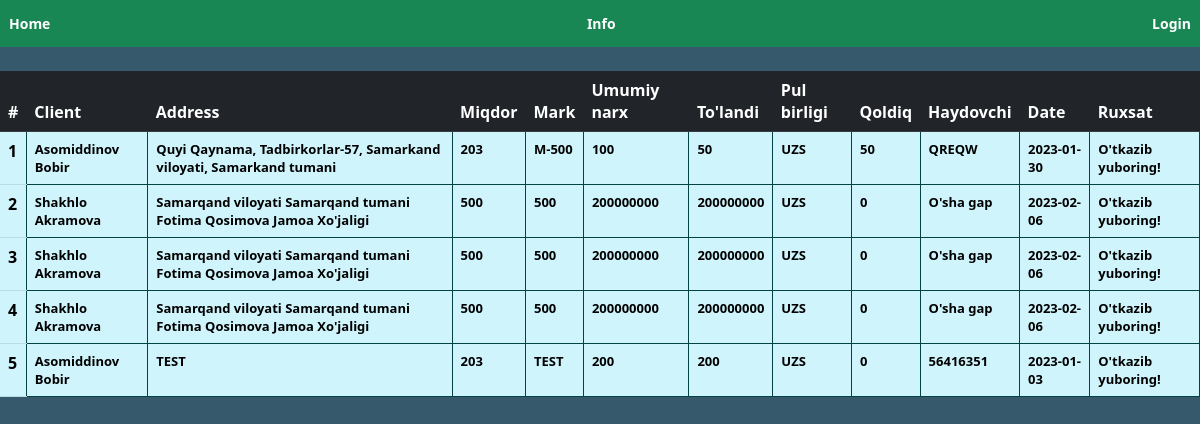
The page /info on the database as committed earlier.
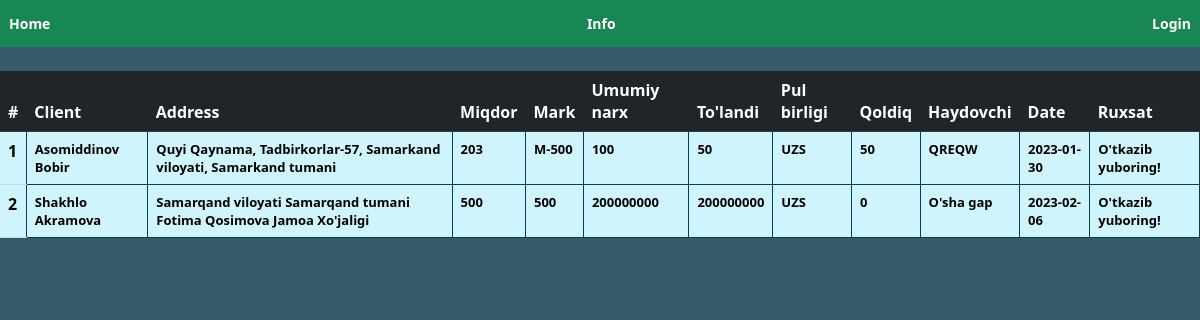
The same page on the database as committed later.
### forms.py (models this page shows, shortened)
class Reg(db.Model):
    id = db.Column(db.Integer, primary_key=True)
    client = db.Column(db.String(1000))
    address = db.Column(db.String(1000))
    quantity = db.Column(db.Integer)
    mark = db.Column(db.String(1000))
    price = db.Column(db.Integer)
    paid = db.Column(db.Integer)
    currency = db.Column(db.String())
    driver = db.Column(db.String(1000))
    date = db.Column(db.String())
    approve = db.Column(db.String())

### routes.py (the view)
@app.route("/info", methods=["GET", "POST"])
def info():
    form = Mine()
    if form.validate_on_submit:
        reg = Reg.query.filter_by(id=Reg.id).all()
        return render_template("act_list.html", form=form, reg=reg, user=current_user)

### templates/act_list.html (shortened to what this page needs)
{% extends 'layout.html' %}
{% block content %} <br>
<div class="d-flex align-content-start flex-wrap">
    <table class="table table-info">
        <thead class="thead-dark">
            <tr class="table-dark">
                <th scope="col">#</th>
                <th scope="col">Client</th>
                <th scope="col">Address</th>
                <th scope="col">Miqdor</th>
                <th scope="col">Mark</th>
                <th scope="col">Umumiy narx</th>
                <th scope="col">To'landi</th>
                <th scope="col">Pul birligi</th>
                <th scope="col">Qoldiq</th>
                <th scope="col">Haydovchi</th>
                <th scope="col">Date</th>
                <th scope="col">Ruxsat</th>
            </tr>
        </thead>
        {% for i in reg %}
        <tbody>
            <tr>
                <th scope="row">{{ i.id }}</th>
                <td>{{ i.client }}</td>
                <td>{{ i.address }}</td>
                <td>{{ i.quantity }}</td>
                <td>{{ i.mark }}</td>
                <td>{{ i.price }}</td>
                <td>{{ i.paid }}</td>
                <td>{{ i.currency }}</td>
                <td>{{ i.price - i.paid }}</td>
                <td>{{ i.driver }}</td>
                <td>{{ i.date }}</td>
                <td>{{ i.approve }}</td>
            </tr>
        </tbody>
        {% endfor %}
    </table>
</div>
{% endblock %}

### templates/layout.html (shortened to what this page needs)
<head>
    <link href="https://cdn.jsdelivr.net/npm/bootstrap@5.3.0-alpha1/dist/css/bootstrap.min.css" rel="stylesheet"
>
</head>
<body>
    {% if user.is_authenticated %}
    <nav class="navbar bg-success" class="container-fluid justify-content-center">
        <a href="/index">
            <button class="btn btn-sm btn-success" type="button"><b>Home</b></button>
        </a>
        <a href="/generator">
            <button class="btn btn-sm btn-success" type="button"><b>QRGenerator</b></button>
        </a>
        <a href="/action">
            <button class="btn btn-sm btn-success" type="button"><b>Action</b></button>
        </a>
        <a href="/sign_up">
            <button class="btn btn-sm btn-success" type="button"><b>Sign Up</b></button>
        </a>
        <a href="/logout">
            <button class="btn btn-sm btn-success" type="button"><b>Logout</b></button>
        </a>
    </nav>
    <p><b>{{ user.id }} | {{ user.fullname }} | {{ user.email }}</b></p>
    <style>
        p {
            text-align: center;
        }
    </style>
    {% else %}
    <nav class="navbar bg-success" class="container-fluid justify-content-center">
        <a href="/index">
            <button class="btn btn-sm btn-success" type="button"><b>Home</b></button>
        </a>
        <a href="/info">
            <button class="btn btn-sm btn-success" type="button"><b>Info</b></button>
        </a>
        <a href="/login">
            <button class="btn btn-sm btn-success" type="button"><b>Login</b></button>
        </a>
    </nav>
    {% endif %}
</body>
{% block content %}
{% endblock %}

### templates/layout.html (style rules this page uses)
body { background-color: rgb(54, 89, 107); }

### templates/act_list.html (style rules this page uses)
td { border: 1px solid rgb(3, 67, 69); }
td { font-size: small; font-weight: bold; }

Rows that differ between the two databases and show on the page:
removed Reg: id "3", client "Shakhlo Akramova", address "Samarqand viloyati Samarqand tumani Fotima Qosimova Jamoa Xo'jaligi", quantity "500", mark "500", price "200000000", paid "200000000", currency "UZS", i.price-i.paid "0", driver "O'sha gap", date "2023-02-06", approve "O'tkazib yuboring!"
removed Reg: id "4", client "Shakhlo Akramova", address "Samarqand viloyati Samarqand tumani Fotima Qosimova Jamoa Xo'jaligi", quantity "500", mark "500", price "200000000", paid "200000000", currency "UZS", i.price-i.paid "0", driver "O'sha gap", date "2023-02-06", approve "O'tkazib yuboring!"
removed Reg: id "5", client "Asomiddinov Bobir", address "TEST", quantity "203", mark "TEST", price "200", paid "200", currency "UZS", i.price-i.paid "0", driver "56416351", date "2023-01-03", approve "O'tkazib yuboring!"
